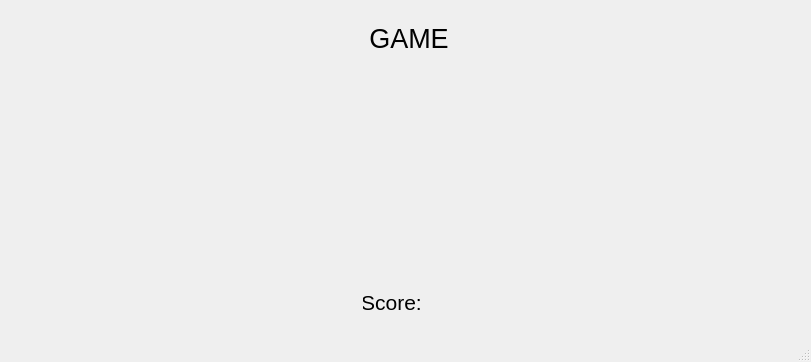
<?xml version="1.0" encoding="UTF-8"?>
<ui version="4.0">
 <class>MainWindow</class>
 <widget class="QMainWindow" name="MainWindow">
  <property name="geometry">
   <rect>
    <x>0</x>
    <y>0</y>
    <width>811</width>
    <height>362</height>
   </rect>
  </property>
  <property name="windowTitle">
   <string>MainWindow</string>
  </property>
  <widget class="QWidget" name="centralwidget">
   <layout class="QGridLayout" name="gridLayout">
    <item row="0" column="0">
     <widget class="QStackedWidget" name="stackedWidget">
      <property name="currentIndex">
       <number>1</number>
      </property>
      <widget class="QWidget" name="startPage">
       <layout class="QGridLayout" name="gridLayout_3">
        <item row="1" column="1">
         <spacer name="verticalSpacer_2">
          <property name="orientation">
           <enum>Qt::Vertical</enum>
          </property>
          <property name="sizeHint" stdset="0">
           <size>
            <width>20</width>
            <height>116</height>
           </size>
          </property>
         </spacer>
        </item>
        <item row="2" column="1">
         <widget class="QWidget" name="widget" native="true">
          <layout class="QGridLayout" name="gridLayout_2">
           <item row="1" column="0">
            <widget class="QPushButton" name="pushButton">
             <property name="minimumSize">
              <size>
               <width>100</width>
               <height>100</height>
              </size>
             </property>
             <property name="styleSheet">
              <string notr="true"/>
             </property>
             <property name="text">
              <string>START</string>
             </property>
            </widget>
           </item>
           <item row="2" column="0">
            <widget class="QPushButton" name="pushButton_2">
             <property name="minimumSize">
              <size>
               <width>100</width>
               <height>100</height>
              </size>
             </property>
             <property name="text">
              <string>EXIT</string>
             </property>
            </widget>
           </item>
          </layout>
         </widget>
        </item>
        <item row="2" column="0">
         <spacer name="horizontalSpacer">
          <property name="orientation">
           <enum>Qt::Horizontal</enum>
          </property>
          <property name="sizeHint" stdset="0">
           <size>
            <width>314</width>
            <height>20</height>
           </size>
          </property>
         </spacer>
        </item>
        <item row="3" column="1">
         <spacer name="verticalSpacer">
          <property name="orientation">
           <enum>Qt::Vertical</enum>
          </property>
          <property name="sizeHint" stdset="0">
           <size>
            <width>20</width>
            <height>116</height>
           </size>
          </property>
         </spacer>
        </item>
        <item row="2" column="2">
         <spacer name="horizontalSpacer_2">
          <property name="orientation">
           <enum>Qt::Horizontal</enum>
          </property>
          <property name="sizeHint" stdset="0">
           <size>
            <width>314</width>
            <height>20</height>
           </size>
          </property>
         </spacer>
        </item>
        <item row="0" column="1">
         <widget class="QLabel" name="label">
          <property name="minimumSize">
           <size>
            <width>40</width>
            <height>40</height>
           </size>
          </property>
          <property name="font">
           <font>
            <pointsize>20</pointsize>
           </font>
          </property>
          <property name="text">
           <string>MENU</string>
          </property>
          <property name="alignment">
           <set>Qt::AlignCenter</set>
          </property>
         </widget>
        </item>
       </layout>
      </widget>
      <widget class="QWidget" name="gamePage">
       <layout class="QGridLayout" name="gridLayout_4">
        <item row="0" column="3">
         <spacer name="horizontalSpacer_4">
          <property name="orientation">
           <enum>Qt::Horizontal</enum>
          </property>
          <property name="sizeHint" stdset="0">
           <size>
            <width>40</width>
            <height>20</height>
           </size>
          </property>
         </spacer>
        </item>
        <item row="2" column="1">
         <widget class="QLabel" name="label_3">
          <property name="minimumSize">
           <size>
            <width>50</width>
            <height>50</height>
           </size>
          </property>
          <property name="maximumSize">
           <size>
            <width>200</width>
            <height>40</height>
           </size>
          </property>
          <property name="font">
           <font>
            <pointsize>16</pointsize>
           </font>
          </property>
          <property name="text">
           <string>Score:     </string>
          </property>
          <property name="alignment">
           <set>Qt::AlignCenter</set>
          </property>
         </widget>
        </item>
        <item row="2" column="0">
         <spacer name="horizontalSpacer_5">
          <property name="orientation">
           <enum>Qt::Horizontal</enum>
          </property>
          <property name="sizeHint" stdset="0">
           <size>
            <width>343</width>
            <height>37</height>
           </size>
          </property>
         </spacer>
        </item>
        <item row="1" column="0" colspan="4">
         <widget class="QWidget" name="gameWidget" native="true"/>
        </item>
        <item row="2" column="2" colspan="2">
         <spacer name="horizontalSpacer_6">
          <property name="orientation">
           <enum>Qt::Horizontal</enum>
          </property>
          <property name="sizeHint" stdset="0">
           <size>
            <width>342</width>
            <height>37</height>
           </size>
          </property>
         </spacer>
        </item>
        <item row="0" column="0">
         <spacer name="horizontalSpacer_3">
          <property name="orientation">
           <enum>Qt::Horizontal</enum>
          </property>
          <property name="sizeHint" stdset="0">
           <size>
            <width>40</width>
            <height>20</height>
           </size>
          </property>
         </spacer>
        </item>
        <item row="0" column="1" colspan="2">
         <widget class="QLabel" name="label_2">
          <property name="minimumSize">
           <size>
            <width>40</width>
            <height>40</height>
           </size>
          </property>
          <property name="maximumSize">
           <size>
            <width>200</width>
            <height>40</height>
           </size>
          </property>
          <property name="font">
           <font>
            <pointsize>20</pointsize>
           </font>
          </property>
          <property name="text">
           <string>GAME</string>
          </property>
          <property name="alignment">
           <set>Qt::AlignCenter</set>
          </property>
         </widget>
        </item>
       </layout>
      </widget>
      <widget class="QWidget" name="aboutUsPage"/>
     </widget>
    </item>
   </layout>
  </widget>
  <widget class="QMenuBar" name="menubar">
   <property name="geometry">
    <rect>
     <x>0</x>
     <y>0</y>
     <width>811</width>
     <height>22</height>
    </rect>
   </property>
  </widget>
  <widget class="QStatusBar" name="statusbar"/>
 </widget>
 <resources/>
 <connections/>
</ui>
